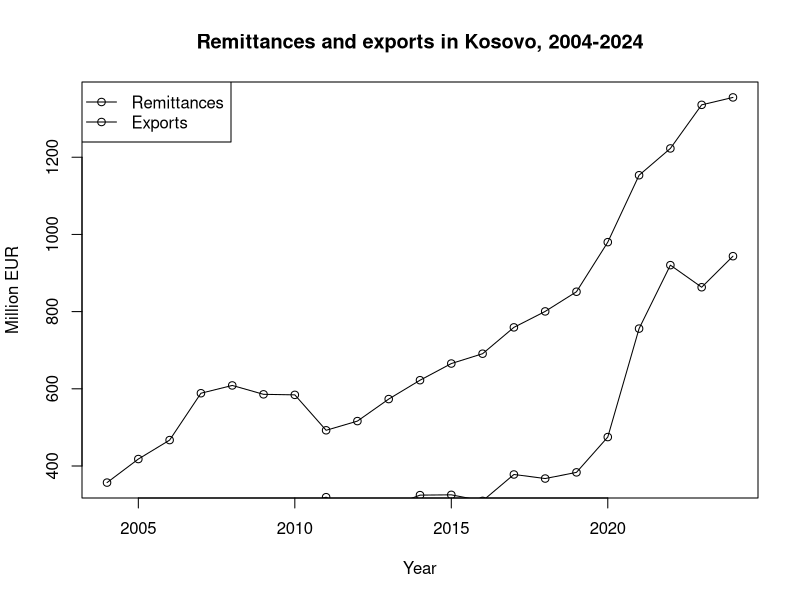
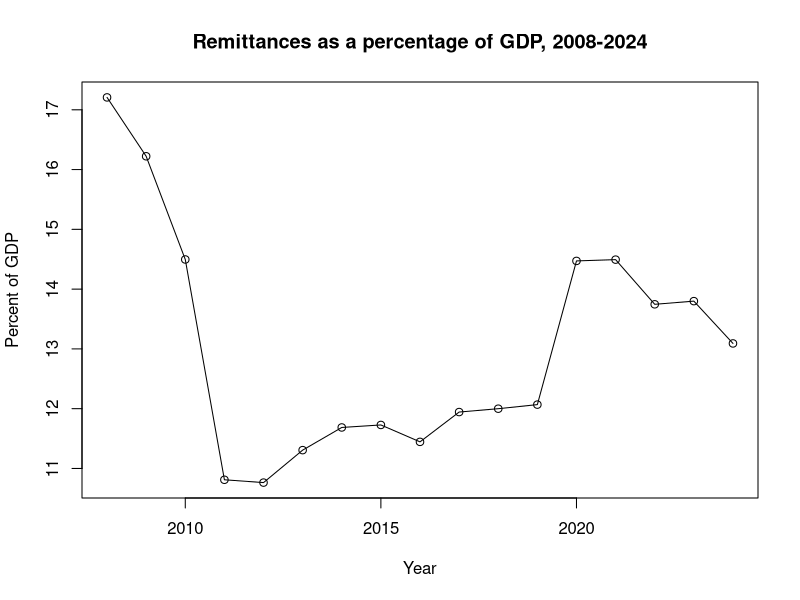
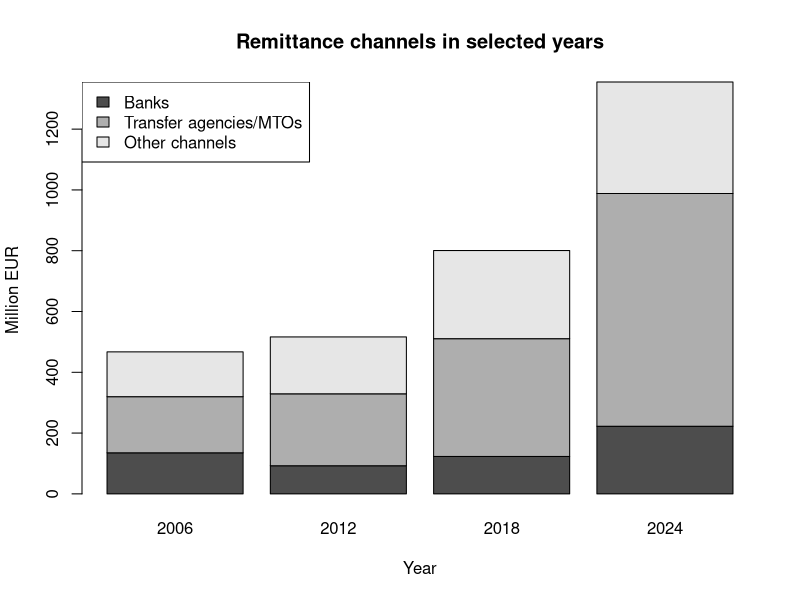
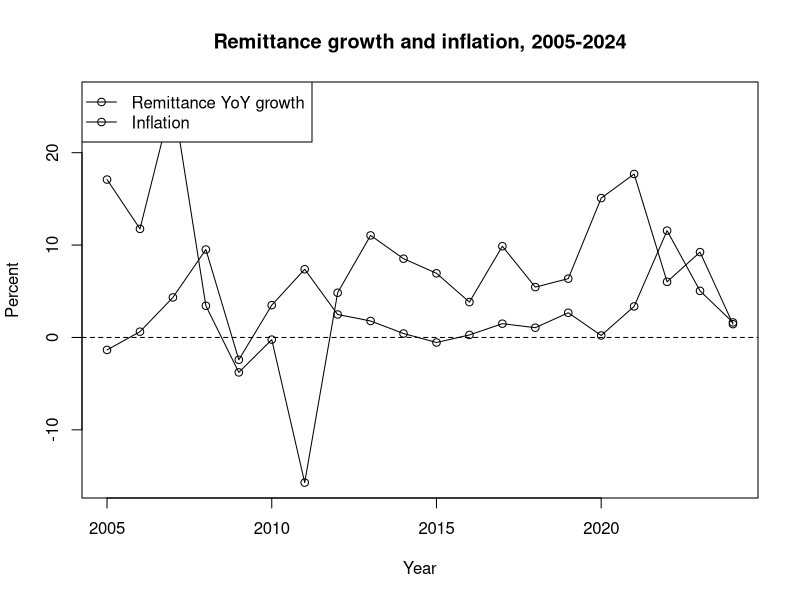

The R source for these figures, in order:
# Kosovo remittances project - appendix R code
# Data source: cleaned annual dataset created from DataSphere/BQK/KAS/ATK Excel files.
# Working title: Kosovo's Diaspora Safety Net: Are Remittances Replacing Domestic Productive Capacity?

# 1. Load data --------------------------------------------------------------
data <- read.csv("kosovo_remittances_project_clean_dataset.csv", stringsAsFactors = FALSE)
core <- subset(data, year <= 2024)

# 2. Basic descriptive statistics ------------------------------------------
summary(core[, c("remittances_million_eur", "exports_million_eur", "gdp_current_million_eur",
                 "remittances_pct_gdp", "exports_to_remittances_ratio")])

# Key comparison years
key <- subset(core, year %in% c(2008, 2024))
print(key[, c("year", "remittances_million_eur", "exports_million_eur", "gdp_current_million_eur",
              "remittances_pct_gdp", "exports_to_remittances_ratio", "mto_share_pct")])

# 3. Figures ----------------------------------------------------------------
# Figure 1: remittances vs exports
fig1 <- subset(core, year >= 2004 & year <= 2024)
png("figure_1_remittances_vs_exports_R.png", width = 1000, height = 600)
plot(fig1$year, fig1$remittances_million_eur, type = "o", xlab = "Year", ylab = "Million EUR",
     main = "Remittances and exports in Kosovo, 2004-2024")
lines(fig1$year, fig1$exports_million_eur, type = "o")
legend("topleft", legend = c("Remittances", "Exports"), lty = 1, pch = 1)
dev.off()

# Figure 2: remittances as percent of GDP
fig2 <- subset(core, year >= 2008 & year <= 2024)
png("figure_2_remittances_pct_gdp_R.png", width = 1000, height = 600)
plot(fig2$year, fig2$remittances_pct_gdp, type = "o", xlab = "Year", ylab = "Percent of GDP",
     main = "Remittances as a percentage of GDP, 2008-2024")
dev.off()

# Figure 3: channel composition in selected years
fig3 <- subset(core, year %in% c(2006, 2012, 2018, 2024))
channels <- t(as.matrix(fig3[, c("remit_bank_million", "remit_mto_million", "remit_other_million")]))
colnames(channels) <- fig3$year
png("figure_3_remittance_channels_R.png", width = 1000, height = 600)
barplot(channels, beside = FALSE, xlab = "Year", ylab = "Million EUR",
        main = "Remittance channels in selected years")
legend("topleft", legend = c("Banks", "Transfer agencies/MTOs", "Other channels"), fill = gray.colors(3))
dev.off()

# Figure 4: remittance growth and inflation
fig4 <- subset(core, year >= 2005 & year <= 2024)
png("figure_4_growth_vs_inflation_R.png", width = 1000, height = 600)
plot(fig4$year, fig4$remit_yoy_growth_pct, type = "o", xlab = "Year", ylab = "Percent",
     main = "Remittance growth and inflation, 2005-2024")
lines(fig4$year, fig4$inflation_avg_pct, type = "o")
abline(h = 0, lty = 2)
legend("topleft", legend = c("Remittance YoY growth", "Inflation"), lty = 1, pch = 1)
dev.off()

# 4. Exploratory correlations ----------------------------------------------
# These are associations, not causal estimates.
cor(subset(core, year >= 2004)$remittances_million_eur,
    subset(core, year >= 2004)$exports_million_eur, use = "complete.obs")

cor(subset(core, year >= 2008)$remittances_million_eur,
    subset(core, year >= 2008)$gdp_current_million_eur, use = "complete.obs")

cor(subset(core, year >= 2005)$remit_yoy_growth_pct,
    subset(core, year >= 2005)$inflation_avg_pct, use = "complete.obs")

# 5. Simple exploratory models ---------------------------------------------
# These models should be presented carefully because macro time-series data are short.
model_gdp <- lm(gdp_current_million_eur ~ remittances_million_eur + exports_million_eur,
                data = subset(core, year >= 2008))
summary(model_gdp)

model_exports_ratio <- lm(exports_to_remittances_ratio ~ year,
                          data = subset(core, year >= 2008))
summary(model_exports_ratio)
